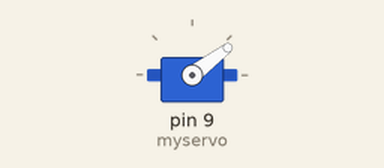
This sketch was run on a simulated Arduino Uno, built with avr-gcc and run on an emulated ATmega328P. Parts: servo.

Above: at 0.05 s.
At 0.15 s:
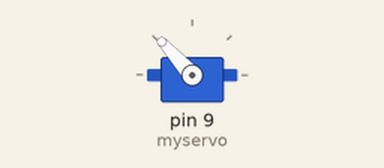
At 1.15 s:
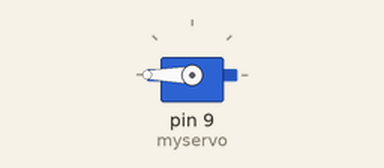
At 2.3 s:
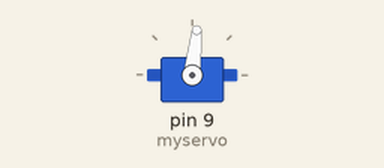
Timing chart, 0 to 5.5 s (numbered marks = the images above):
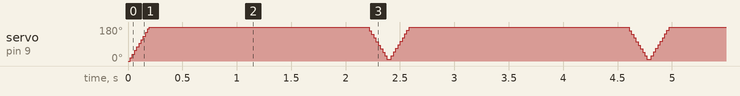

The sketch:

SIMPLE_SERVO.ino
```cpp
/*
  SIMPLE_SERVO

  Simple Servo control. Program will make servo turn
  180 degree rotation then pause for 2 secound and
  turn -180 degree rotation

  modified 25 JAN 2016 for CU Robot Class
  by Chawanan Inkumnoi

 █████╗ ██╗   ██╗████████╗ ██████╗ ███████╗ █████╗ ██╗   ██╗███████╗
██╔══██╗██║   ██║╚══██╔══╝██╔═══██╗██╔════╝██╔══██╗██║   ██║██╔════╝
███████║██║   ██║   ██║   ██║   ██║███████╗███████║██║   ██║█████╗
██╔══██║██║   ██║   ██║   ██║   ██║╚════██║██╔══██║╚██╗ ██╔╝██╔══╝
██║  ██║╚██████╔╝   ██║   ╚██████╔╝███████║██║  ██║ ╚████╔╝ ███████╗
╚═╝  ╚═╝ ╚═════╝    ╚═╝    ╚═════╝ ╚══════╝╚═╝  ╚═╝  ╚═══╝  ╚══════╝


*/

#include <Servo.h>
Servo myservo;
int pos = 0;
void setup() {
  myservo.attach(9);
}

void loop() {
  for (pos = 0; pos <= 180; pos += 1) { // goes from 0 degrees to 180 degrees
    myservo.write(pos);               // tell servo to go to position in variable 'pos'
    delay(1);                       // waits 15ms for the servo to reach the position
  }
  delay(2000);
  for (pos = 180; pos >= 0; pos -= 1) { // goes from 180 degrees to 0 degrees
    myservo.write(pos);              // tell servo to go to position in variable 'pos'
    delay(1);                       // waits 15ms for the servo to reach the position
  }

}
```
